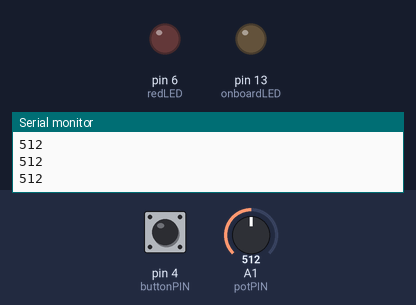
Recording of a sketch running on a simulated Arduino Uno, built with avr-gcc and run on an emulated ATmega328P. On the bench: output pins drawn as LEDs (lit = HIGH), the last lines printed to the serial monitor. Inputs (shaded band) come from the test bench; at power-on: pin 4 (buttonPIN) LOW, A1 (potPIN) = 512.

Above: at 1.2 s.
1.3 s: pin 4 (buttonPIN) pulled HIGH for 1 s
At 3.3 s:
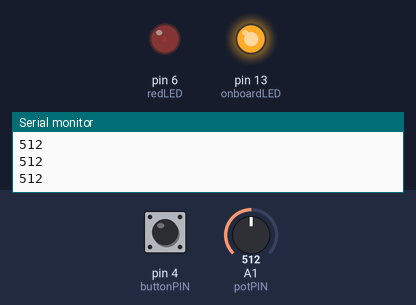
3.8 s: A1 (potPIN) set to 510
At 4.9 s:
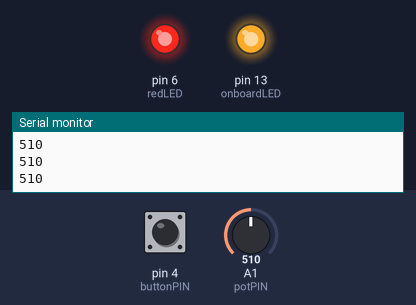
5.3 s: A1 (potPIN) set to 0
At 6.1 s:
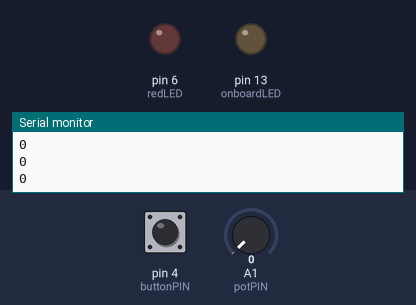
Timing chart, 0 to 8.3 s (numbered marks = the images above; inputs shaded):
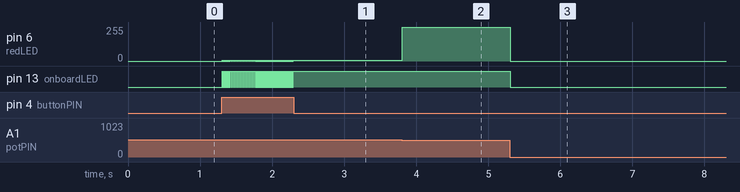

The sketch:

07.pulseWidthModulation.ino
```cpp
/*
  Author: l

  Learning Intention:
  The students will learn what 'pulse width modulation' is and how to use it to write
  analogue data on a digital PIN.

  Success Criteria:
    1.  I understand what pulse width modulation is
    2.  I can identify the PWM PINS on the Arduino Uno
    3.  I can wire an RGB LED for PWM control in TINKERCAD
    5.  I can write PWM data to multiple pins and manually change the colour of the LED

  Student Notes:

  Documentation:
    https://www.w3schools.com/colors/colors_rgb.aspt
    https://github.com/TempeHS/TempeHS_Ardunio_Bootcamp/blob/main/07.pulseWidthModulation/Pulse-Width-Modulation.jpg
  Schematic:
    https://www.tinkercad.com/things/drNDsMxGMIY?sharecode=D6x4_xTTRl_zGs7B-XGqfbQhG_xgjj3TVS_c-GNTK-c
    https://github.com/TempeHS/TempeHS_Ardunio_Bootcamp/blob/main/07.pulseWidthModulation/Bootcamp-PWMOutput.png
*/

static unsigned int redLED = 6;
static unsigned int onboardLED = 13;
static unsigned int buttonPIN = 4;
static unsigned int potPIN = A1;


//debounce parameters
unsigned long lastDebounceTime = 0;
unsigned long debounceDelay= 100; // miliseconds
int lastButtonState = LOW;
int buttonState = LOW;
bool onSTATE = false;

void setup() {
  Serial.begin(9600);
  Serial.println("Serial Monitor Configured for 9600");
  Serial.println("-----------------");
  pinMode(onboardLED, OUTPUT);
  pinMode(redLED, OUTPUT);
  pinMode(buttonPIN, INPUT);


}

void loop() {
  int reading = digitalRead(buttonPIN);

  // Check if button changed
  if (reading != lastButtonState) {
    lastDebounceTime = millis();
  }

  // If enough time has passed (debounce)
  if ((millis() - lastDebounceTime) > debounceDelay) {
    // If button state changed, update debounced state
    if (reading != buttonState) {
      buttonState = reading;

      // Only toggle on a HIGH transition (button press)
        if (buttonState == HIGH) {
        onSTATE = !onSTATE;
      }
    }
  }


  ;if (reading == true) {
    onSTATE = !onSTATE;
  }

  lastButtonState = reading; // Save for next loop

  unsigned int dimmer = analogRead(potPIN);
  Serial.println(dimmer);
  dimmer = map(dimmer, 0, 255, 0 , 1023);

  ;if (onSTATE) {
  analogWrite(onboardLED, dimmer);
  analogWrite(redLED, dimmer);

  } else {
  analogWrite(onboardLED, false);
  analogWrite(redLED, false);
  }

    delay(10); // Small delay for stability

}
```

Measured:
- the behaviour switches between 511 and 510 on A1 (potPIN) (found by bisection; images 1 and 2)
- after the input at 1.3 s, pin 6 (redLED): alternates 6/255 for 0.01 s and 0/255 for 0.01 s, 95 changes in all, then stays 6/255, starting at once; pin 13 (onboardLED): alternates HIGH for 0.01 s and LOW for 0.01 s, 95 changes in all, then stays HIGH, starting at once
- after the input at 3.8 s, pin 6 (redLED): 6/255 → 254/255 at once
- after the input at 5.3 s, pin 6 (redLED): 254/255 → 0/255 at once; pin 13 (onboardLED): HIGH → LOW at once
